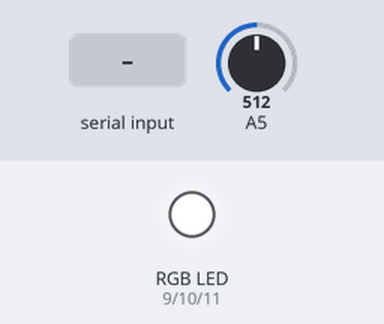
This sketch was run on a simulated Arduino Uno, built with avr-gcc and run on an emulated ATmega328P. Shown: an RGB LED mixed from three pins (HIGH = lit). The inputs (shaded band) are chosen by the test bench; at power-on: A5 = 512. Random numbers use the default seed unless the sketch sets one; what the sketch prints to the serial monitor is not drawn.

Above: at 1.2 s.
1.3 s: "a" received over Serial
4.3 s: "b" received over Serial
Timing chart, 0 to 13.3 s (numbered marks = the images above; inputs shaded):
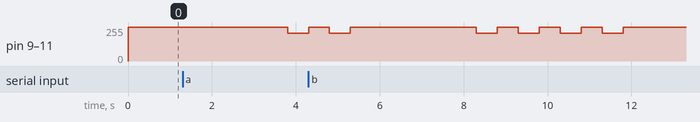

Measured:
- after the input at 1.3 s, pin 9 (red_led), pin 10 (green_led), pin 11 (blue_led): 255/255 → 209/255 after 2.5 s

The sketch:

Morse_code_using_rgb.ino
```cpp
// morse code converter and display


#include<String.h>

String morseEncode(char x);
int r, g, b;
const int red_led = 9;
#define green_led 10
#define blue_led  11

int unit_time = 500;


String sentence = ""; //gets input from user
String mcode = ""; //gets the mcode from the function morseEncode

String morseEncode(char x);
void morseCode(String s);

void setup() {
  // put your setup code here, to run once:
  pinMode(red_led, OUTPUT);
  pinMode(green_led, OUTPUT);
  pinMode(blue_led, OUTPUT);
  Serial.begin(9600);
  digitalWrite(red_led, HIGH);
  digitalWrite(green_led, HIGH);
  digitalWrite(blue_led, HIGH);


}

void loop() {
  // put your main code here, to run repeatedly:
  while (Serial.available()==0)
  {                                       //Wait for user input

  }
  sentence = Serial.readString();  //Reading the Input string from Serial port.
  Serial.println(sentence);
  String sent = sentence;
  morseCode(sent);
}

String morseEncode(char x) {

  switch (x) {
  case 'a':
    return ".-";
  case 'b':
    return "-...";
  case 'c':
    return "-.-.";
  case 'd':
    return "-..";
  case 'e':
    return ".";
  case 'f':
    return "..-.";
  case 'g':
    return "--.";
  case 'h':
    return "....";
  case 'i':
    return "..";
  case 'j':
    return ".---";
  case 'k':
    return "-.-";
  case 'l':
    return ".-..";
  case 'm':
    return "--";
  case 'n':
    return "-.";
  case 'o':
    return "---";
  case 'p':
    return ".--.";
  case 'q':
    return "--.-";
  case 'r':
    return ".-.";
  case 's':
    return "...";
  case 't':
    return "-";
  case 'u':
    return "..-";
  case 'v':
    return "...-";
  case 'w':
    return ".--";
  case 'x':
    return "-..-";
  case 'y':
    return "-.--";
  case 'z':
    return "--..";
  }
}
//////////////////////////////////////////////////////////


void morseCode(String s) {

  // character by character print
  // Morse code
  for (int i = 0; i < s.length(); i++){
    Serial.print("i = ");
    Serial.println(i);
    if(s[i] == ' '){   // can not use " " (doule quotes ) to check for space

      delay(7 * unit_time);// for the duration between words

    }
    else if (s[i] != " ") {

      randomSeed(analogRead(5));
      r = random(0,255);
      randomSeed(analogRead(5));
      g = random(0,255);
      randomSeed(analogRead(5));
      b = random(0,255);

      delay(3 * unit_time); // for the letter duration

      mcode = morseEncode(s[i]);//gets the morse code from the function morseEncoder
      Serial.print("mcode = ");
      Serial.println(mcode);

      //
      for(int j = 0; j < mcode.length(); j++){


        Serial.println(mcode[j]);
        if(mcode[j] == '.'){


          analogWrite(red_led, r);
          analogWrite(green_led, g);
          analogWrite(blue_led, b);
          delay(unit_time);
          digitalWrite(red_led, HIGH);
          digitalWrite(green_led, HIGH);
          digitalWrite(blue_led, HIGH);
          delay(unit_time); //for the character duration
        }
        else if(mcode[j] == '-'){
          analogWrite(red_led, r);
          analogWrite(green_led, g);
          analogWrite(blue_led, b);
          delay(unit_time);
          digitalWrite(red_led, HIGH);
          digitalWrite(green_led, HIGH);
          digitalWrite(blue_led, HIGH);
          delay(unit_time); //for the character duration
        }
      }

    }//the else(only happens for non blank characters in the sentence)

  } //the sentence loop
}// the function bracket
```
